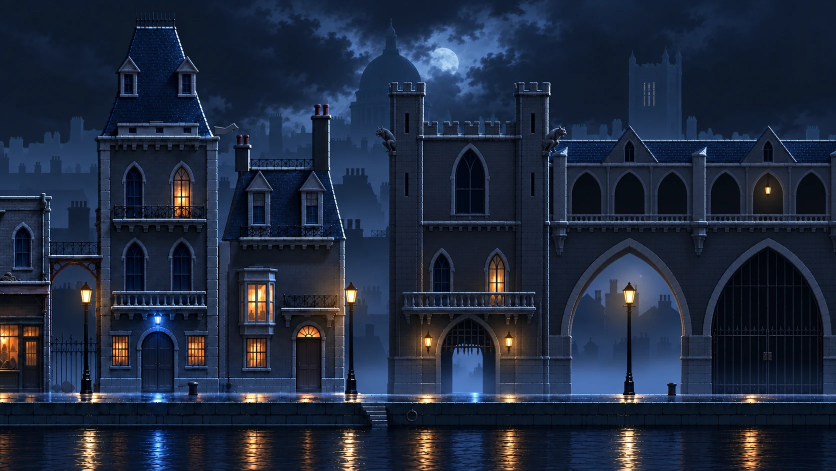
#> input picture docs/视觉设计/雨夜河岸街/成图_走廊/GPT原图_走廊v3_01.webp, 1672 x 941 px (shown at 1/2 size)
$ python key_rain_corridor.py '../../docs/视觉设计/雨夜河岸街/成图_走廊/GPT原图_走廊v3_01.webp'
#> lines starting #> are read from the running program, lines starting #| are printed output that depends on the picture; after the words box and inside, x2 and y2 are one past the last pixel; in counts of white or black regions, pixels touching at a corner belong together
"""雨夜河岸街走廊（x 2560 ~ 4000）近景抠图：用 Remotion 草图的遮罩模式当三分图，GrabCut 细抠边缘，接到钟楼广场近景右边。

用法（仓库根目录）：
  cd tools/art/rain_street_remotion && npx remotion still Corridor <matte.png> --props='{"showLines":false,"showOpenings":true,"matte":true}'
  python -I tools/art/key_rain_corridor.py <matte.png>

输出 source-art/rain-corridor-20261030/：
  near_corridor_keyed.png      走廊这一块（钟楼广场近景的像素网格，宽 889）
  near_street0_candidate.png   钟楼广场近景 + 走廊拼好的整张（3978×941），接入前的候选
"""
import sys
from pathlib import Path

import cv2
import numpy as np
from PIL import Image

ROOT = Path(__file__).resolve().parents[2]
GPT = ROOT / "docs/视觉设计/雨夜河岸街/成图_走廊/GPT原图_走廊v3_01.webp"
PLAZA = ROOT / "assets/image/rain_street/near_plaza_complete_20261028.png"
OUT = ROOT / "source-art/rain-corridor-20261030"

COL_OFF = 2306  # 钟楼广场近景第 c 列 = 成图第 c − 2306 列（模板匹配 2306.25）
ROW_OFF = 3  # 钟楼广场近景第 r 行 = 成图第 r + 3 行（楼体匹配 1.5，但成图右段街面比左段低 2 px，按街面对齐；台面因此比布局高约 3 世界单位）
QUAY_BOTTOM = 849  # 成图里河岸护墙底边（再往下是河，游戏里由水面 shader 画）
FADE = 24  # 接缝处街面 / 护墙的交叉过渡宽度
# 草图里没有、成图里有的东西：交给 GrabCut 判断的框（成图坐标 x0, y0, x1, y1）
EXTRA = [(738, 230, 800, 312)]  # 门楼左角的石像鬼（GPT 画得比草图大、往左越过接缝）
# 一定是近景的框：廊道屋顶顶边那道虚线亮边，GrabCut 会把它抠成断的
# 门楼垛口下面那段女儿墙：后面远景被月光照亮，颜色跟墙接近，GrabCut 会挖出深缺口
SOLID = [(1100, 280, 1672, 300), (845, 250, 1040, 272), (1028, 240, 1045, 272)]
# 接缝左边、钟楼广场近景透明（天空）的地方，用走廊这张补（石像鬼越过了接缝）
SEAM_OVER = (740, 230, 783, 320)


def main(matte_path: str) -> None:
    g = np.asarray(Image.open(GPT).convert("RGB")).astype(np.float32)
    h, w = g.shape[:2]
#> h = 941; w = 1672
    m = np.asarray(Image.open(matte_path).convert("L")) > 128
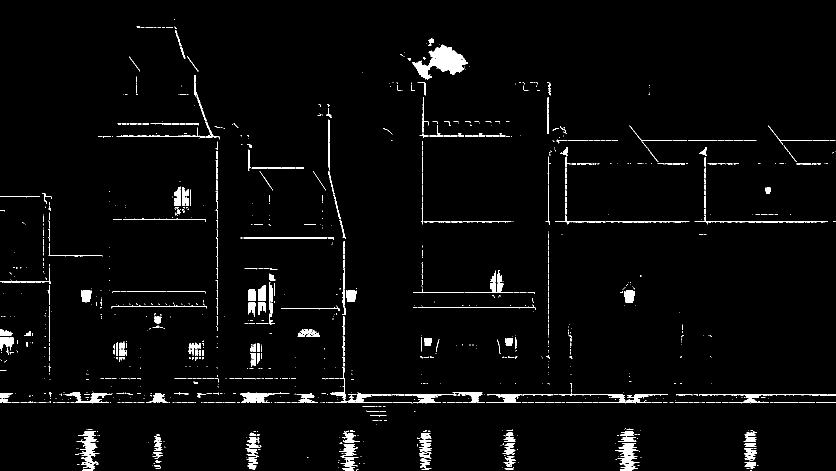
#> m: shape (941, 1672) bool (shown at 1/2 size); 2.7% white; 1230 white regions (898 under 20 px), largest, box (x1, y1, x2, y2) and area: (824, 89, 936, 159) 3462, (1230, 886, 1279, 941) 1110, (480, 785, 549, 805) 820
    m = cv2.morphologyEx(m.astype(np.uint8), cv2.MORPH_CLOSE, np.ones((3, 3), np.uint8)).astype(bool)
#> m: shape (941, 1672) bool; 3% white; 526 white regions (383 under 20 px), largest, box (x1, y1, x2, y2) and area: (641, 482, 1336, 807) 5674, (824, 89, 936, 159) 3525, (1230, 863, 1279, 941) 1892
    m[QUAY_BOTTOM:] = False
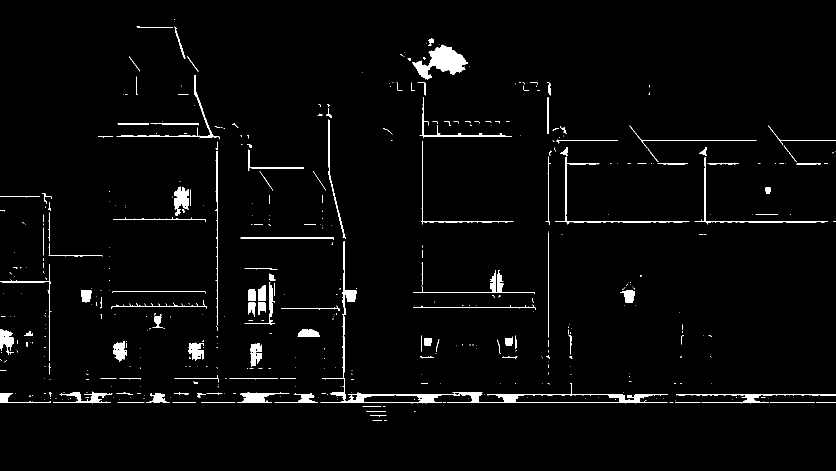
#> m: shape (941, 1672) bool (shown at 1/2 size); 2.4% white; 462 white regions (331 under 20 px), largest, box (x1, y1, x2, y2) and area: (641, 482, 1336, 807) 5674, (824, 89, 936, 159) 3525, (349, 373, 377, 432) 1023

    # 三分图：草图轮廓往里收 = 一定是近景，往外扩 = 一定是天空 / 远景，中间那一圈交给 GrabCut
    fg = cv2.erode(m.astype(np.uint8), cv2.getStructuringElement(cv2.MORPH_ELLIPSE, (9, 9))).astype(bool)
#> fg: shape (941, 1672) bool; 0.35% white; 40 white regions (8 under 20 px), largest, box (x1, y1, x2, y2) and area: (863, 95, 928, 145) 1884, (353, 384, 373, 409) 326, (492, 789, 525, 801) 314
    near = cv2.dilate(m.astype(np.uint8), cv2.getStructuringElement(cv2.MORPH_ELLIPSE, (19, 19))).astype(bool)
#> near: shape (941, 1672) bool; 20.3% white; 59 white regions, largest, box (x1, y1, x2, y2) and area: (0, 200, 1672, 851) 110037, (1022, 155, 1672, 778) 47745, (187, 29, 617, 705) 31999
    gc = np.full((h, w), cv2.GC_BGD, np.uint8)
    gc[near] = cv2.GC_PR_BGD
    gc[near & m] = cv2.GC_PR_FGD
    gc[fg] = cv2.GC_FGD
    for x0, y0, x1, y1 in EXTRA:
        box = gc[y0:y1, x0:x1]
        box[box == cv2.GC_BGD] = cv2.GC_PR_BGD
    gc[QUAY_BOTTOM:] = cv2.GC_BGD
    bgd, fgd = np.zeros((1, 65), np.float64), np.zeros((1, 65), np.float64)
    cv2.grabCut(g.astype(np.uint8), gc, None, bgd, fgd, 6, cv2.GC_INIT_WITH_MASK)
    hard = np.isin(gc, (cv2.GC_FGD, cv2.GC_PR_FGD)).astype(np.float32)
    for x0, y0, x1, y1 in SOLID:
        hard[y0:y1, x0:x1] = 1
    # 去掉 GrabCut 留在天空里的小碎块
    n, lab, stats, _ = cv2.connectedComponentsWithStats(hard.astype(np.uint8), 8)
    for i in range(1, n):
        if stats[i, cv2.CC_STAT_AREA] < 60:
            hard[lab == i] = 0

    # 边缘软化一像素，只在那一圈里
    band = near & ~fg
#> band: shape (941, 1672) bool; 20% white; 59 white regions, largest, box (x1, y1, x2, y2) and area: (0, 200, 1672, 851) 108186, (1022, 155, 1672, 778) 47745, (187, 29, 617, 705) 31999
    for x0, y0, x1, y1 in EXTRA:
        band[y0:y1, x0:x1] = True
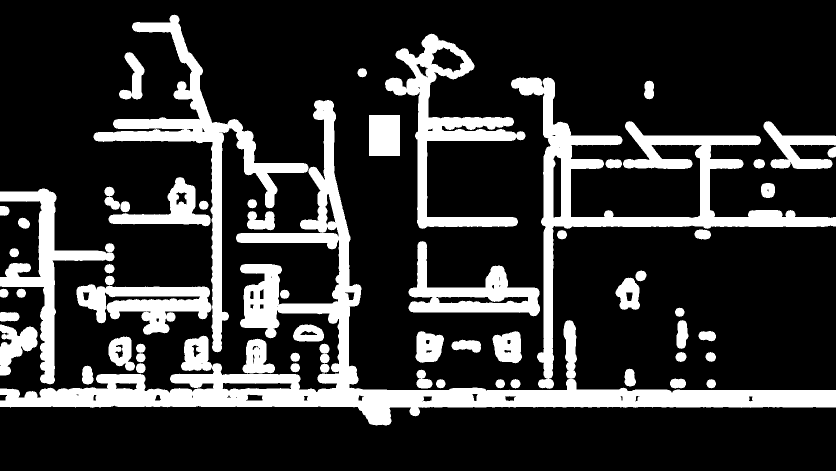
#> band: shape (941, 1672) bool (shown at 1/2 size); 20.2% white; 59 white regions, largest, box (x1, y1, x2, y2) and area: (0, 200, 1672, 851) 108186, (1022, 155, 1672, 778) 47745, (187, 29, 617, 705) 31999
    a = hard.copy()
    a[band] = cv2.GaussianBlur(hard, (0, 0), 0.7)[band]
#> hard: shape (941, 1672) float32; values 0 (black) and 1 (white), 4.3% white; 99 white regions, largest, box (x1, y1, x2, y2) and area: (1100, 251, 1672, 334) 12029, (481, 773, 1105, 807) 10555, (838, 194, 1045, 276) 4940
    a[QUAY_BOTTOM:] = 0

    # 边缘去色：按“局部背景色”把混进来的天空色减掉
    bgm = (a < 0.02).astype(np.float32)
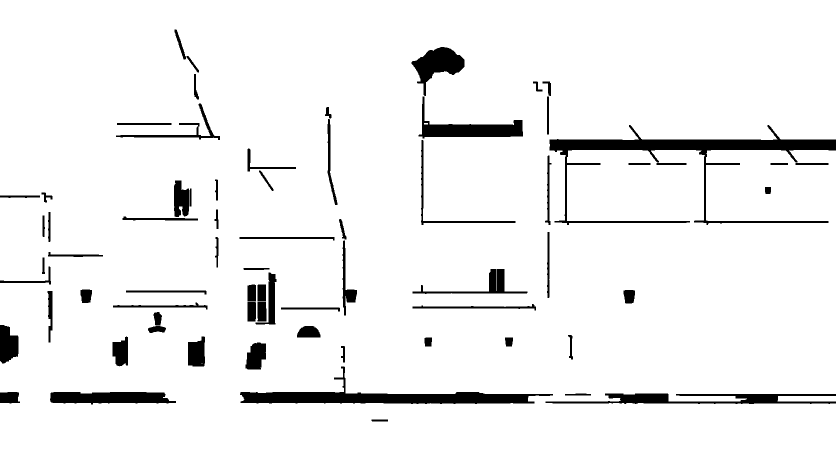
#> bgm: shape (941, 1672) float32 (shown at 1/2 size); values 0 (black) and 1 (white), 94.4% white; 70 black regions, largest, box (x1, y1, x2, y2) and area: (1099, 250, 1672, 450) 16760, (480, 733, 1106, 808) 12228, (1091, 787, 1672, 808) 6162
    num = cv2.GaussianBlur(g * bgm[..., None], (0, 0), 6)
    den = cv2.GaussianBlur(bgm, (0, 0), 6)[..., None]
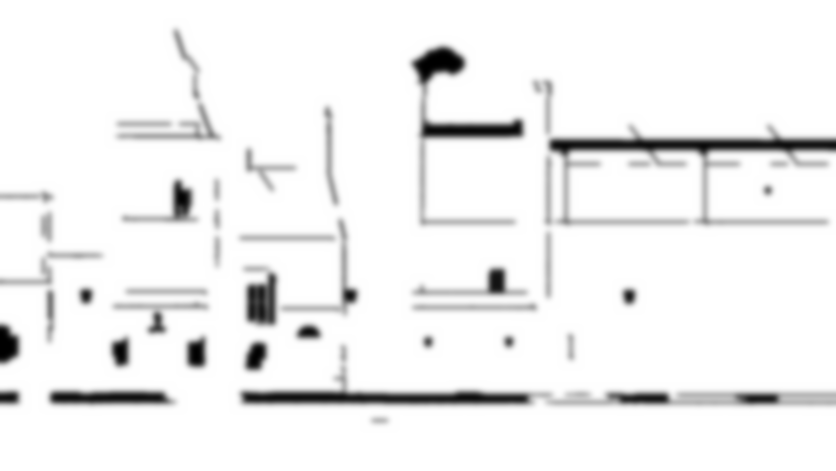
#> den: shape (941, 1672, 1) float32 (shown at 1/2 size); min 4.22e-08, max 1, mean 0.944
    b = num / np.maximum(den, 1e-4)
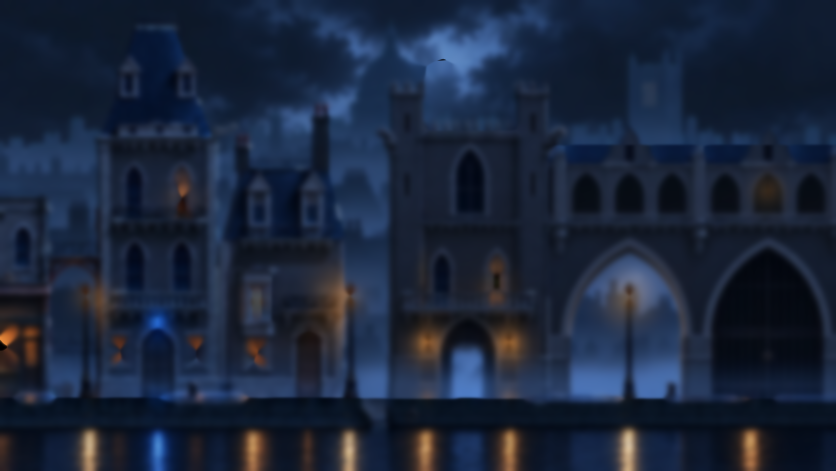
#> b: shape (941, 1672, 3) float32 (shown at 1/2 size); mean R, G, B 27.6, 38.8, 60
    edge = (a > 0.05) & (a < 0.95)
#> edge: shape (941, 1672) bool; 2.5% white; 80 white regions (2 under 20 px), largest, box (x1, y1, x2, y2) and area: (1091, 787, 1672, 808) 3663, (480, 733, 1106, 808) 3043, (1099, 292, 1380, 450) 2058
    f = g.copy()
    f[edge] = np.clip((g[edge] - (1 - a[edge, None]) * b[edge]) / a[edge, None], 0, 255)

    rgba = np.dstack([f, a * 255]).astype(np.float32)
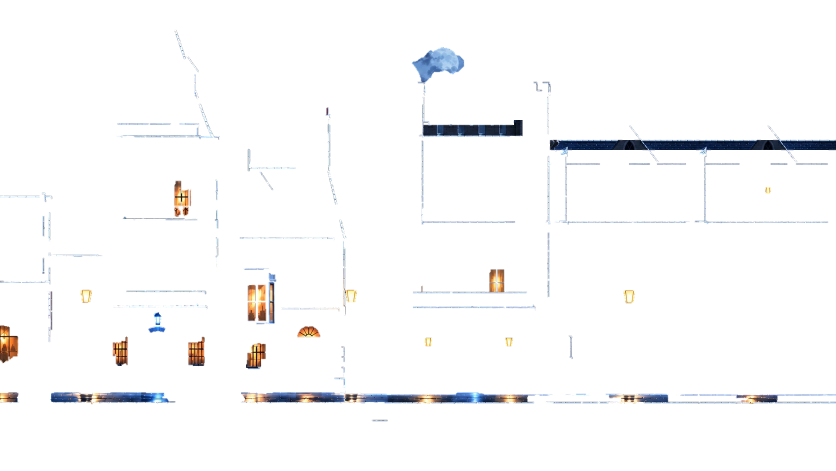
#> rgba: shape (941, 1672, 4) float32 (shown at 1/2 size); mean R, G, B, A 31.9, 42.7, 63.4, 11; transparent parts drawn white

#> (the run stopped early here; a loop or call above may not have finished)

$ run again, with docs/视觉设计/雨夜河岸街/成图_走廊/GPT原图_走廊_01.webp copied over docs/视觉设计/雨夜河岸街/成图_走廊/GPT原图_走廊v3_01.webp
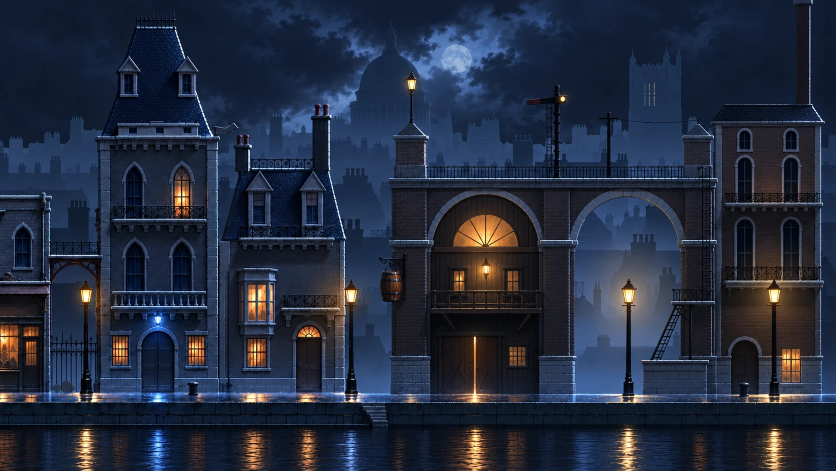
#> input picture docs/视觉设计/雨夜河岸街/成图_走廊/GPT原图_走廊_01.webp, 1672 x 941 px (shown at 1/2 size)
#> in main, `m[QUAY_BOTTOM:] = False`:
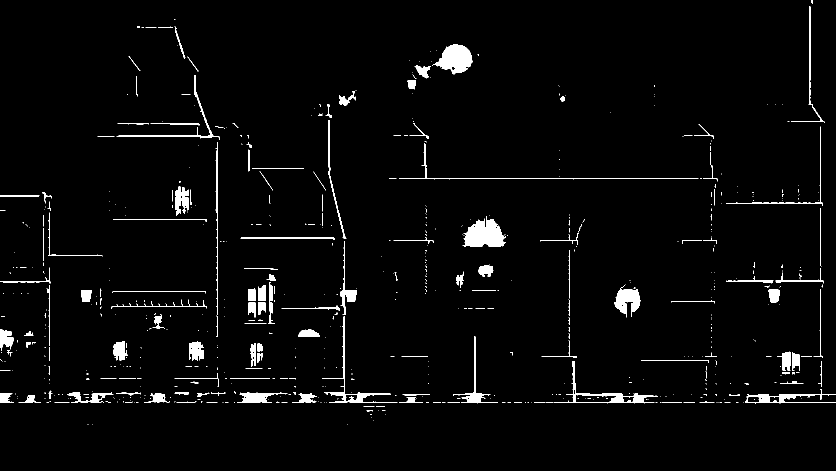
#> m: shape (941, 1672) bool (shown at 1/2 size); 2.8% white; 631 white regions (490 under 20 px), largest, box (x1, y1, x2, y2) and area: (925, 432, 1012, 493) 3372, (867, 89, 945, 149) 2868, (1229, 569, 1281, 635) 1779
#> fg: shape (941, 1672) bool; 0.57% white; 50 white regions (15 under 20 px), largest, box (x1, y1, x2, y2) and area: (933, 443, 1004, 489) 2204, (877, 93, 940, 142) 1935, (1233, 583, 1277, 620) 823
#> near: shape (941, 1672) bool; 21.3% white; 57 white regions, largest, box (x1, y1, x2, y2) and area: (0, 0, 1672, 851) 201511, (186, 29, 617, 725) 45958, (806, 80, 967, 196) 9116
#> hard: shape (941, 1672) float32; values 0 (black) and 1 (white), 4.5% white; 102 white regions, largest, box (x1, y1, x2, y2) and area: (1100, 253, 1672, 303) 11472, (482, 783, 834, 807) 6407, (826, 240, 1045, 278) 4662
#> bgm: shape (941, 1672) float32; values 0 (black) and 1 (white), 94.4% white; 84 black regions, largest, box (x1, y1, x2, y2) and area: (1100, 252, 1672, 304) 11688, (481, 733, 835, 808) 7505, (0, 783, 352, 807) 5840
#> edge: shape (941, 1672) bool; 2.1% white; 88 white regions, largest, box (x1, y1, x2, y2) and area: (481, 733, 835, 808) 1868, (0, 783, 352, 807) 1760, (777, 284, 991, 360) 1197
#> in main, `rgba = np.dstack([f, a * 255]).astype(np.float32)`:
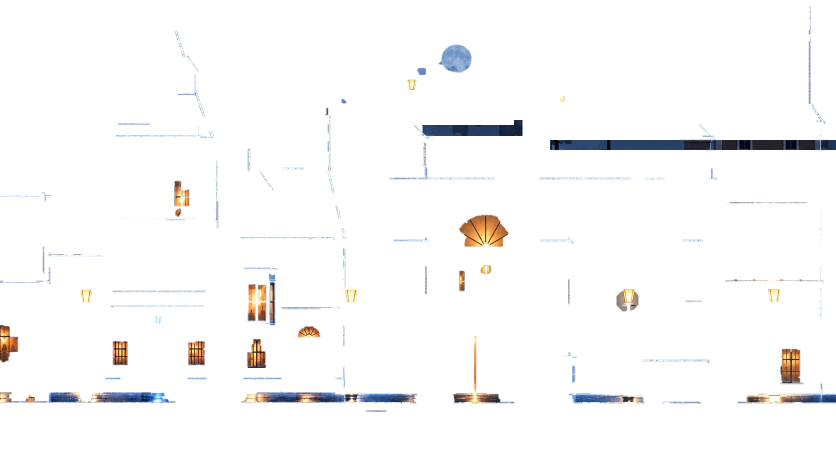
#> rgba: shape (941, 1672, 4) float32 (shown at 1/2 size); mean R, G, B, A 37.1, 45.7, 64.4, 11.5; transparent parts drawn white

$ run again, with docs/视觉设计/雨夜河岸街/成图_走廊/自评_v3_草图对比.png saved as docs/视觉设计/雨夜河岸街/成图_走廊/GPT原图_走廊v3_01.webp
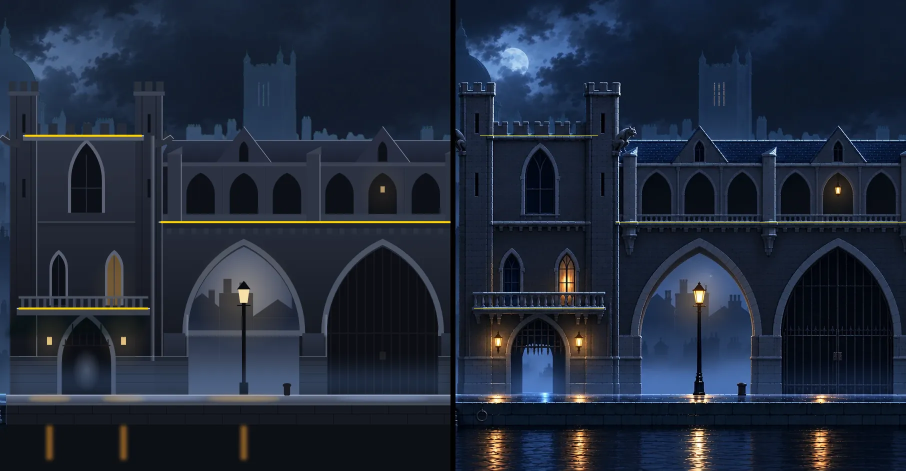
#> input picture docs/视觉设计/雨夜河岸街/成图_走廊/自评_v3_草图对比.png, 1812 x 941 px (shown at 1/2 size)
#> in main, `m[QUAY_BOTTOM:] = False`:
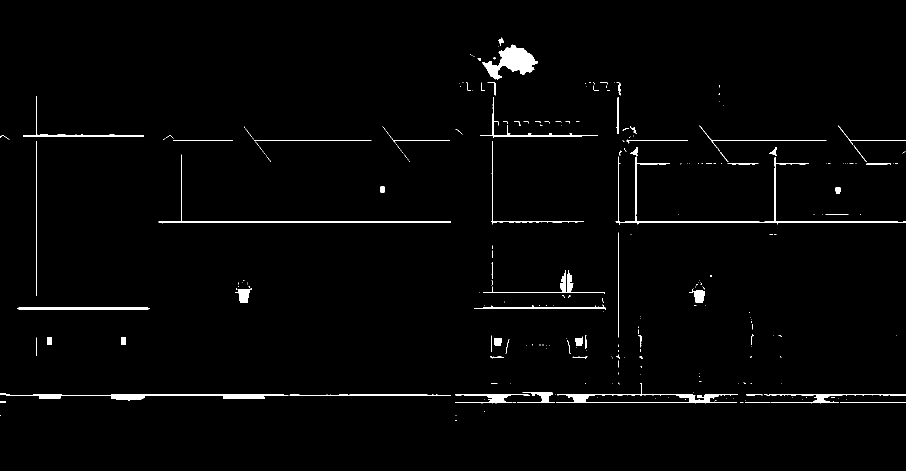
#> m: shape (941, 1812) bool (shown at 1/2 size); 1.6% white; 257 white regions (192 under 20 px), largest, box (x1, y1, x2, y2) and area: (964, 89, 1075, 160) 3533, (0, 787, 577, 801) 2755, (317, 309, 901, 447) 2462
#> fg: shape (941, 1812) bool; 0.2% white; 24 white regions (9 under 20 px), largest, box (x1, y1, x2, y2) and area: (1003, 94, 1067, 145) 1898, (973, 129, 996, 155) 234, (480, 583, 495, 602) 202
#> near: shape (941, 1812) bool; 13.4% white; 42 white regions, largest, box (x1, y1, x2, y2) and area: (0, 623, 1812, 832) 55388, (1161, 155, 1812, 778) 48931, (910, 66, 1205, 458) 27776
#> hard: shape (941, 1812) float32; values 0 (black) and 1 (white), 2.6% white; 51 white regions, largest, box (x1, y1, x2, y2) and area: (1100, 251, 1672, 324) 11763, (845, 194, 1196, 277) 5141, (964, 94, 1067, 191) 4075
#> bgm: shape (941, 1812) float32; values 0 (black) and 1 (white), 96.3% white; 37 black regions, largest, box (x1, y1, x2, y2) and area: (1099, 250, 1812, 450) 17624, (844, 193, 1197, 278) 5903, (316, 308, 902, 448) 4536
#> edge: shape (941, 1812) bool; 2% white; 47 white regions (1 under 20 px), largest, box (x1, y1, x2, y2) and area: (1230, 299, 1812, 450) 4225, (1231, 787, 1812, 808) 3598, (316, 308, 902, 448) 2753
#> in main, `rgba = np.dstack([f, a * 255]).astype(np.float32)`:
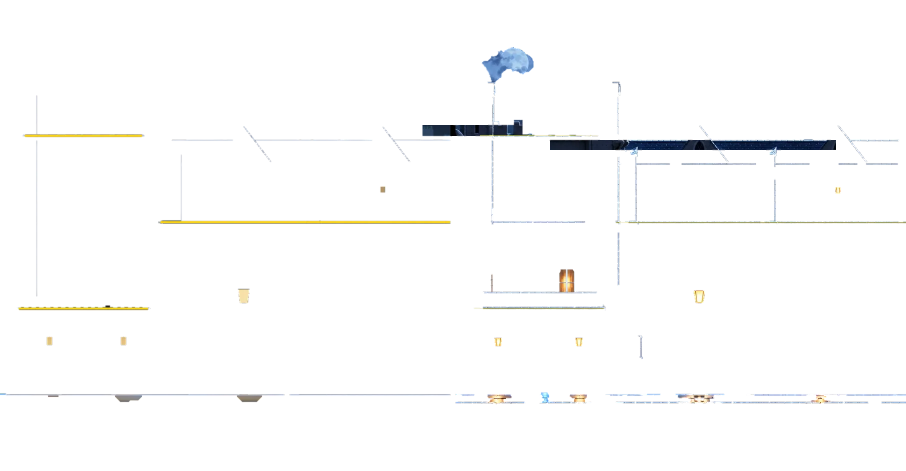
#> rgba: shape (941, 1812, 4) float32 (shown at 1/2 size); mean R, G, B, A 33.3, 42.5, 58.7, 6.7; transparent parts drawn white
